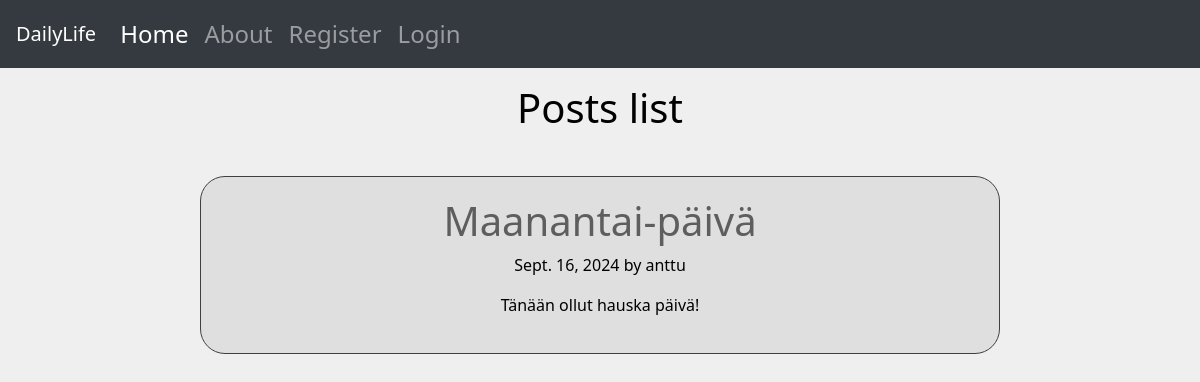
The app's page /posts/, older data.
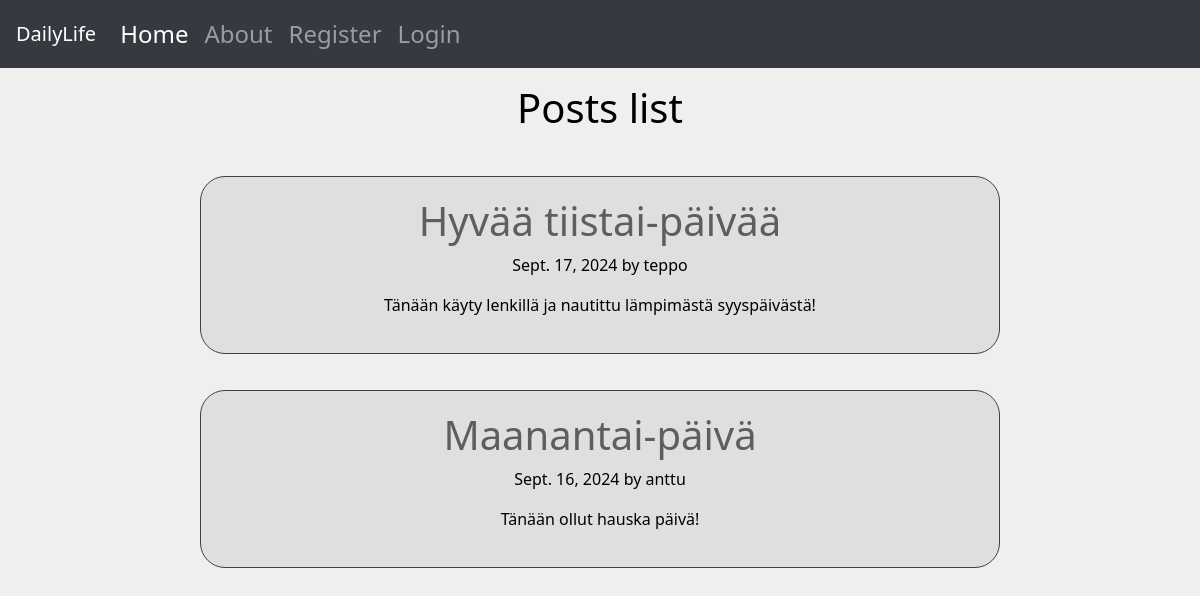
The same page, newer data.
### app/models.py (models this page shows, shortened)
class Post(models.Model):
    title = models.CharField(max_length=75)
    body = models.TextField()
    slug = models.SlugField()
    date = models.DateField(auto_now_add=True)
    banner = models.ImageField(default='fallback.png', blank=True)
    author = models.ForeignKey(User, on_delete=models.CASCADE, default=None)

### app/views.py (the view)
# urls.py: path('', views.posts_list, name="list"),
def posts_list(request):
    posts = Post.objects.all().order_by('-date')
    return render(request, 'posts/posts_list.html', {'posts' : posts})

### app/templates/posts/posts_list.html (shortened to what this page needs)
{% extends 'layout.html' %}
 {% block content %}
 <h1>Posts list</h1>
    {% for post in posts %}
    <br>
    <div class="card">
        <div class="card-body">
        <article class="post">
            <h2>
                <a href="{% url 'app:page' slug=post.slug %}">
                    {{post.title}}
                </a>
            </h2>
             <p>{{post.date}} by {{ post.author }}</p>
             <p>{{post.body}}</p>
        </article>
        </div>
    </div>
    {%endfor%}
    {% endblock content %}

### templates/layout.html (shortened to what this page needs)
<!DOCTYPE html>
{% load static %}
<html lang="en">
<head>
    <link rel="stylesheet" href="https://stackpath.bootstrapcdn.com/bootstrap/4.5.0/css/bootstrap.min.css">
    <link rel="stylesheet" type="text/css" href="{% static 'style.css' %}">
</head>
<body>
    <nav class="navbar navbar-expand-lg navbar-dark bg-dark">
        <a class="navbar-brand" href="#">DailyLife</a>
        <div class="collapse navbar-collapse" id="navbarTogglerDemo03">
          <ul class="navbar-nav mr-auto mt-2 mt-lg-0">
            <li class="nav-item active">
              <a class="nav-link" href="/">Home <span class="sr-only">(current)</span></a>
            </li>
            <li class="nav-item">
              <a class="nav-link" href="/about">About</a>
            </li>
            {% if user.is_authenticated %}
                <li class="nav-item">
                    <a class="nav-link" href="{% url 'app:list' %}">Posts</a>
                </li>
                <li class="nav-item">
                    <a class="nav-link" href="{% url 'app:new-post' %}">New Post</a>
                </li>
            </ul>
                <form class="form-inline my-2 my-lg-0" action="{% url 'users:logout' %}" method="post">
                    {% csrf_token %}
                    <button class="btn btn-outline-secondary">Logout</button>
               </form>
            {% else %}
                <li class="nav-item content-right">
                    <a class="nav-link" href="{% url 'users:register' %}">Register</a>
                </li>
                <li class="nav-item">
                    <a class="nav-link" href="{% url 'users:login' %}">Login</a>
                </li>
        </div>
        {% endif %}
      </nav>
    <main>
        {% block content %}
        {% endblock %}
    </main>
</body>
</html>

### static/style.css (style rules this page uses)
* { margin: 0; padding: 0; box-sizing: border-box; }
body { text-align: center; min-height: 100vh; background-color: rgba(233, 233, 233, 0.707); color: rgb(0, 0, 0); font-size: 1.5rem; font-family: 'Segoe UI', Tahoma, Geneva, Verdana, sans-serif; }
main { padding: 1rem; }
h1, h2 { font-size: 2.5rem; }
p { font-size: 1rem; }
a { text-decoration: none; color: rgb(94, 94, 94); }
.card { background-color: rgba(144, 144, 144, 0.174); width: 50rem; border-color: rgb(64, 64, 64); border-radius: 25px; float: center; margin-left: auto; margin-right: auto; color: rgb(0, 0, 0); }

Row changes from the older to the newer data that the page shows:
added Post: title "Hyvää tiistai-päivää", date "Sept. 17, 2024", author "teppo", body "Tänään käyty lenkillä ja nautittu lämpimästä syyspäivästä!"
